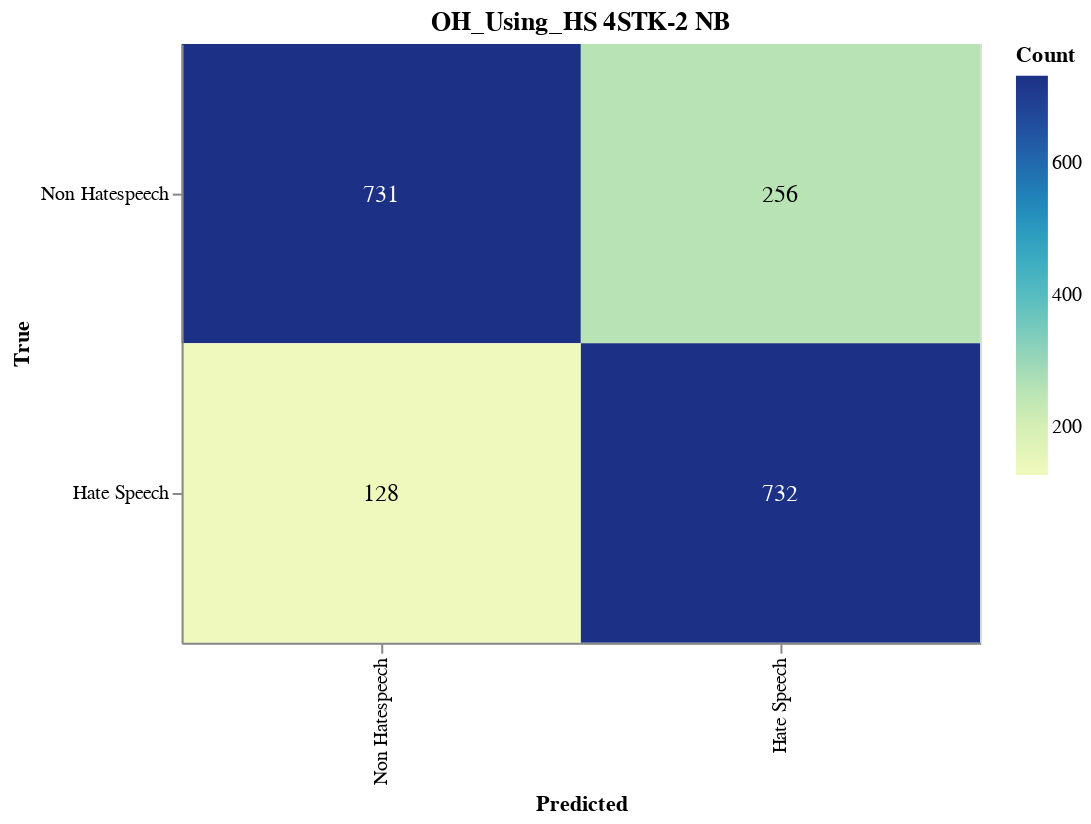

Notebook source saved alongside this figure:
### Markdown cell above
#### Save CM

### Code cell
import altair as alt
import altair_saver
import pandas as pd
from sklearn.metrics import confusion_matrix

# Calculate the confusion matrix
cm = confusion_matrix(y_val, adjusted_predictions)

# Define class names
class_names = ['Non Hatespeech', 'Hate Speech']

# Convert confusion matrix to DataFrame
cm_df = pd.DataFrame(cm, index=class_names, columns=class_names).reset_index().melt(id_vars='index')
cm_df.columns = ['True', 'Predicted', 'Count']

# Ensure the order of categories
cm_df['True'] = pd.Categorical(cm_df['True'], categories=class_names, ordered=True)
cm_df['Predicted'] = pd.Categorical(cm_df['Predicted'], categories=class_names, ordered=True)

# Create the Altair plot
heatmap = alt.Chart(cm_df).mark_rect().encode(
    x=alt.X('Predicted:O', sort=class_names),
    y=alt.Y('True:O', sort=class_names),
    color='Count:Q',
    tooltip=['True', 'Predicted', 'Count']
).properties(
    width=400,
    height=300,
    title='OH_Using_HS 4STK-2 NB'
)

# Add text labels
text = heatmap.mark_text(
    align='center',
    baseline='middle',
    fontSize=12
).encode(
    text='Count:Q',
    color=alt.condition(
        alt.datum.Count > cm.max() / 2,
        alt.value('white'),
        alt.value('black')
    )
)

# Combine heatmap and text
final_chart = heatmap + text

# Display the plot
final_chart.show()

### Figure 1 — Vega-Lite specification as saved in the notebook (floating-point values rounded to 4 significant figures)
{"config": {"view": {"continuousWidth": 300, "continuousHeight": 300}}, "layer": [{"mark": {"type": "rect"}, "encoding": {"color": {"field": "Count", "type": "quantitative"}, "tooltip": [{"field": "True", "type": "ordinal"}, {"field": "Predicted", "type": "ordinal"}, {"field": "Count", "type": "quantitative"}], "x": {"field": "Predicted", "sort": ["Non Hatespeech", "Hate Speech"], "type": "ordinal"}, "y": {"field": "True", "sort": ["Non Hatespeech", "Hate Speech"], "type": "ordinal"}}, "title": "OH_Using_HS 4STK-2 NB"}, {"mark": {"type": "text", "align": "center", "baseline": "middle", "fontSize": 12}, "encoding": {"color": {"condition": {"test": "(datum.Count > 366.0)", "value": "white"}, "value": "black"}, "text": {"field": "Count", "type": "quantitative"}, "tooltip": [{"field": "True", "type": "ordinal"}, {"field": "Predicted", "type": "ordinal"}, {"field": "Count", "type": "quantitative"}], "x": {"field": "Predicted", "sort": ["Non Hatespeech", "Hate Speech"], "type": "ordinal"}, "y": {"field": "True", "sort": ["Non Hatespeech", "Hate Speech"], "type": "ordinal"}}, "title": "OH_Using_HS 4STK-2 NB"}], "data": {"name": "data-d1ce74130bdb29a102f1c763b865c50d"}, "height": 300, "width": 400, "$schema": "https://vega.github.io/schema/vega-lite/v5.17.0.json", "datasets": {"data-d1ce74130bdb29a102f1c763b865c50d": [{"True": "Non Hatespeech", "Predicted": "Non Hatespeech", "Count": 731}, {"True": "Hate Speech", "Predicted": "Non Hatespeech", "Count": 128}, {"True": "Non Hatespeech", "Predicted": "Hate Speech", "Count": 256}, {"True": "Hate Speech", "Predicted": "Hate Speech", "Count": 732}]}}
